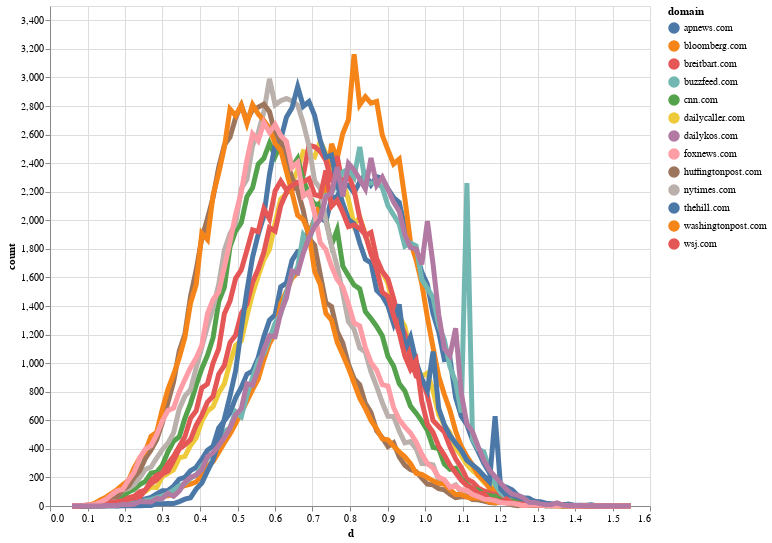

The notebook cell saved with this chart:
### Code cell
plot_step_hist_interactive(x, ys)

### Figure 1 — Vega-Lite specification as saved in the notebook (floating-point values rounded to 4 significant figures; data arrays with more than 128 entries replaced by an {"elided": "..."} marker saying what was removed)
{"$schema": "https://vega.github.io/schema/vega-lite/v2.6.0.json", "config": {"view": {"height": 300, "width": 400}}, "datasets": {"data-e4815c8d3175755727be816f792b2afb": {"elided": "1300 records"}}, "layer": [{"data": {"name": "data-e4815c8d3175755727be816f792b2afb"}, "encoding": {"color": {"field": "domain", "type": "nominal"}, "opacity": {"value": 0}, "x": {"field": "d", "scale": {"zero": false}, "type": "quantitative"}, "y": {"field": "count", "type": "quantitative"}}, "height": 500, "mark": "circle", "selection": {"selector009": {"empty": "all", "fields": ["domain"], "nearest": true, "on": "mouseover", "resolve": "global", "type": "single"}}, "width": 600}, {"data": {"name": "data-e4815c8d3175755727be816f792b2afb"}, "encoding": {"color": {"field": "domain", "type": "nominal"}, "size": {"condition": {"selection": {"not": "selector009"}, "value": 2}, "value": 5}, "tooltip": {"field": "domain", "type": "nominal"}, "x": {"field": "d", "scale": {"zero": false}, "type": "quantitative"}, "y": {"field": "count", "type": "quantitative"}}, "height": 500, "mark": "line", "width": 700}]}
